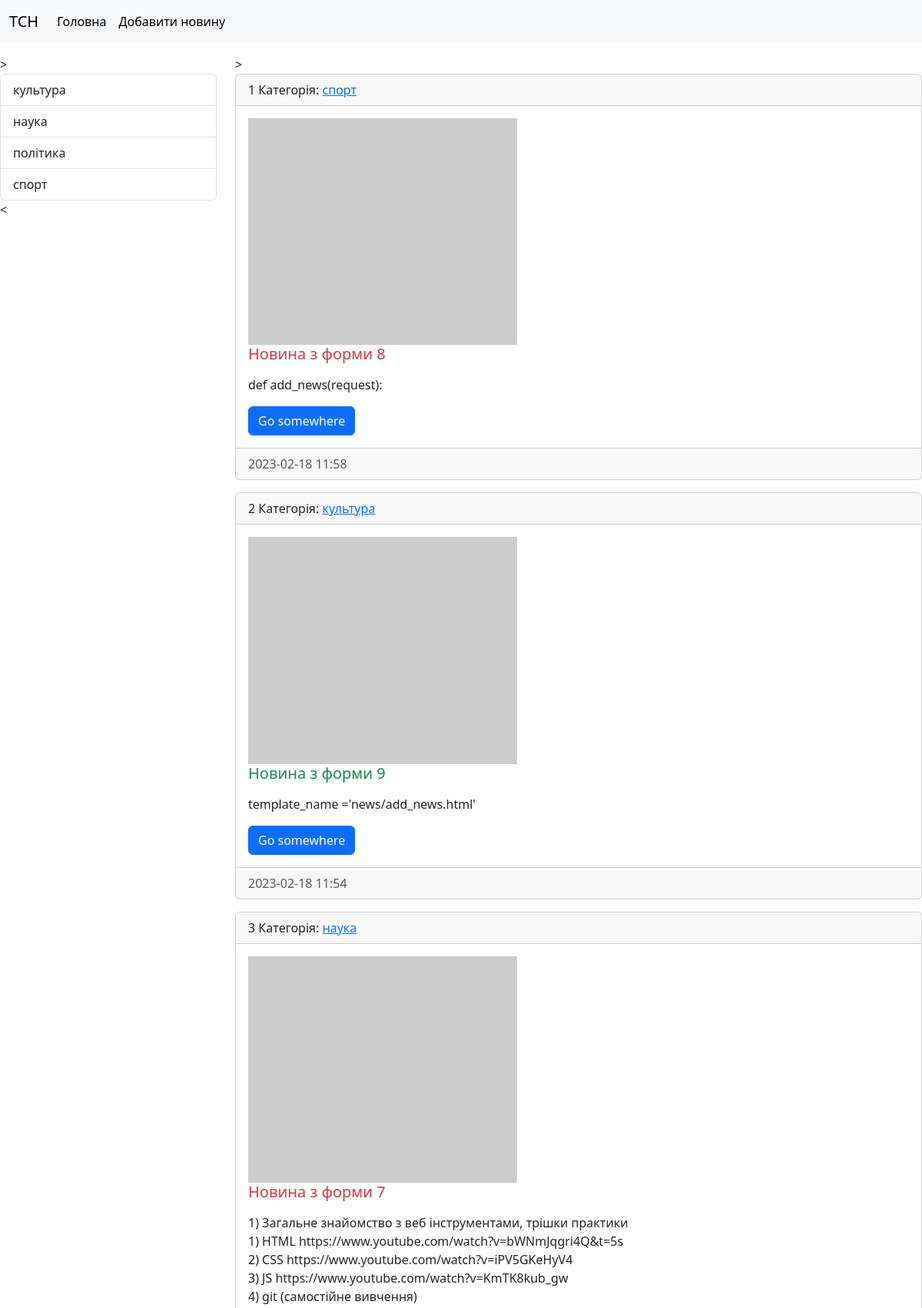
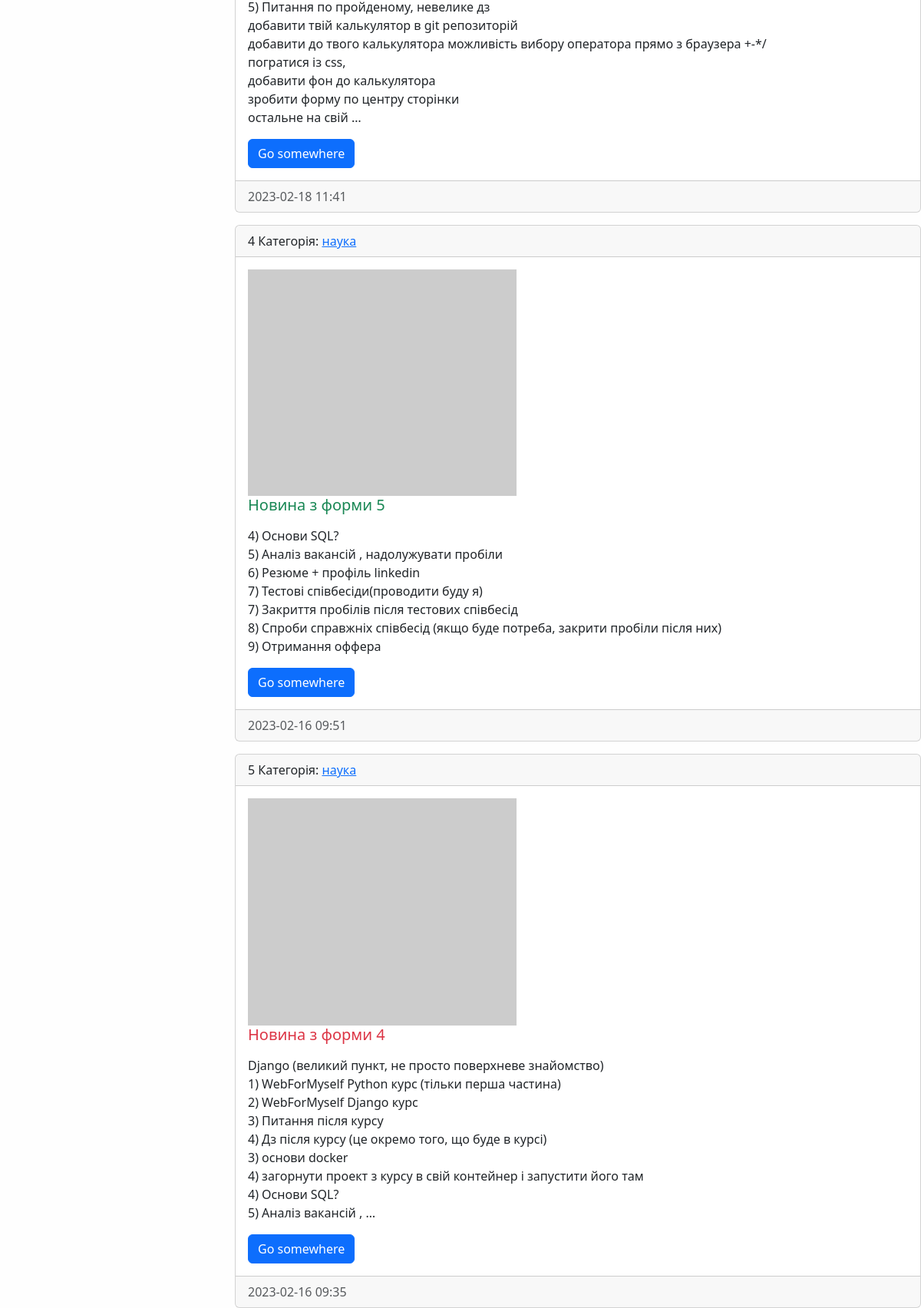
The page / (upper part) on the database its author committed (2 pictures, top to bottom).
### news/models.py (models this page shows, shortened)
class Category(models.Model):
    title= models.CharField(max_length=150, db_index=True, verbose_name="Назва категорії")
    def get_absolute_url(self):
        return reverse('category', kwargs={'category_id': self.pk})
    def __str__(self):
        return self.title
    class Meta:
        verbose_name="Категорія"
        verbose_name_plural = "Категорії"
        ordering=['title']

class News(models.Model):
    title = models.CharField(max_length=150, verbose_name="Назва новини")
    content = models.TextField(blank=True, verbose_name="контент")
    created_at = models.DateTimeField(auto_now_add=True, verbose_name="Дата публікації")
    updated_at = models.DateTimeField(auto_now=True, verbose_name="оновлено")
    photo = models.ImageField(upload_to='photos/%Y/%m/%d/', verbose_name="фото", blank=True)
    is_published = models.BooleanField(default=True, verbose_name="Опубліковано?")
    category=models.ForeignKey('Category', on_delete=models.PROTECT, verbose_name="Категорія")
    def get_absolute_url(self):
        return reverse('view_news', kwargs={'pk': self.pk})
    class Meta:
        verbose_name="Новина"
        verbose_name_plural = "Новини"
        ordering=['-created_at']

### news/views.py (the view)
# urls.py: path('', HomeNews.as_view(), name='home'),
class HomeNews(ListView):
    model = News
    template_name = 'news/home_news_list.html'
    context_object_name ='news'
    def get_context_data(self, *, object_list=None, **kwargs):
        context=super().get_context_data(**kwargs)
        context['title']= 'Головна сторінка'
        return context
    def get_queryset(self):
        return News.objects.filter(is_published=True)

### news/templatetags/news_tags.py (called while the page is built)
@register.inclusion_tag('news/list_categories.html')
def show_categories(arg1='Hello', arg2='world'):
    categories = Category.objects.all()
    return {'categories':categories, 'arg1':arg1, 'arg2':arg2}

### news/templates/news/home_news_list.html (shortened to what this page needs)
{% extends 'base.html' %}
{%block sidebar%}>
{%include 'inc/_sitebar.html'%}
<{%endblock%}
{%block content%}>
       {% for item in news %}
       <div class="card mb-3">
          <div class="card-header">
            {{forloop.counter}}
            Категорія: <a href="{{item.category.get_absolute_url}}"> {{item.category}}</a>
          </div>
          <div class="card-body">
              <div class="media">
                  {%if item.photo%}
                      <img src="{{item.photo.url}} " alt=" " width="350" class="mr-3">
                  {%else%}
                      <img src="https://picsum.photos/id/237/200/300" alt=" " width="350" class="mr-3">
                  {%endif%}
                  <div class="media-body">
                      <h5 class="card-title {%cycle 'text-danger' 'text-success'%}">{{ item.title }}</h5>
                      <p class="card-text">{{ item.content|safe|linebreaks|truncatewords:50}}</p>
                      <a href="{{item.get_absolute_url}}" class="btn btn-primary">Go somewhere</a>
                  </div>
              </div>
          </div>
          <div class="card-footer text-muted">
             {{ item.created_at|date:'Y-m-d H:i'}}
          </div>
       </div>
       {% empty %}
            Oops...
       {% endfor %}
<{%endblock%}

### news/templates/news/list_categories.html
{% load news_tags%}
<div class="list-group ">
    {%for item in categories%}
    <a href="{{item.get_absolute_url}}" class="list-group-item list-group-item-action">{{item.title}}</a>
    {%endfor%}
</div>

### mysite/static/css/style.css (style rules this page uses)
body { background-color: #fefefe; }

### rows shown on the page
Category: title "культура"
Category: title "наука"
Category: title "політика"
Category: title "спорт"
News: category "спорт", title "Новина з форми 8", content "def add_news(request):", created_at "2023-02-18 11:58"
News: category "культура", title "Новина з форми 9", content "template_name ='news/add_news.html'", created_at "2023-02-18 11:54"
News: category "наука", title "Новина з форми 7", content "1) Загальне знайомство з веб інструментами, трішки практики 1) HTML https://www.youtube.com/watch?v=bWNmJqgri4Q&t=5s 2) CSS https://www.youtube.com/watch?v=iPV5GKeHyV4 3) JS https://www.youtube.com/watch?v=KmTK8kub_gw 4) git (самостійне вивчення) 5) Питання по пройденому, невелике дз добавити твій калькулятор в git репозиторій добавити до твого калькулятора можливість вибору оператора прямо з браузера +-*/ погратися із css, добавити фон до калькулятора зробити форму по центру сторінки остальне на свій …", created_at "2023-02-18 11:41"
News: category "наука", title "Новина з форми 5", content "4) Основи SQL? 5) Аналіз вакансій , надолужувати пробіли 6) Резюме + профіль linkedin 7) Тестові співбесіди(проводити буду я) 7) Закриття пробілів після тестових співбесід 8) Спроби справжніх співбесід (якщо буде потреба, закрити пробіли після них) 9) Отримання оффера", created_at "2023-02-16 09:51"
News: category "наука", title "Новина з форми 4", content "Django (великий пункт, не просто поверхневе знайомство) 1) WebForMyself Python курc (тільки перша частина) 2) WebForMyself Django курс 3) Питання після курсу 4) Дз після курсу (це окремо того, що буде в курсі) 3) основи docker 4) загорнути проект з курсу в свій контейнер і запустити його там 4) Основи SQL? 5) Аналіз вакансій , …", created_at "2023-02-16 09:35"
